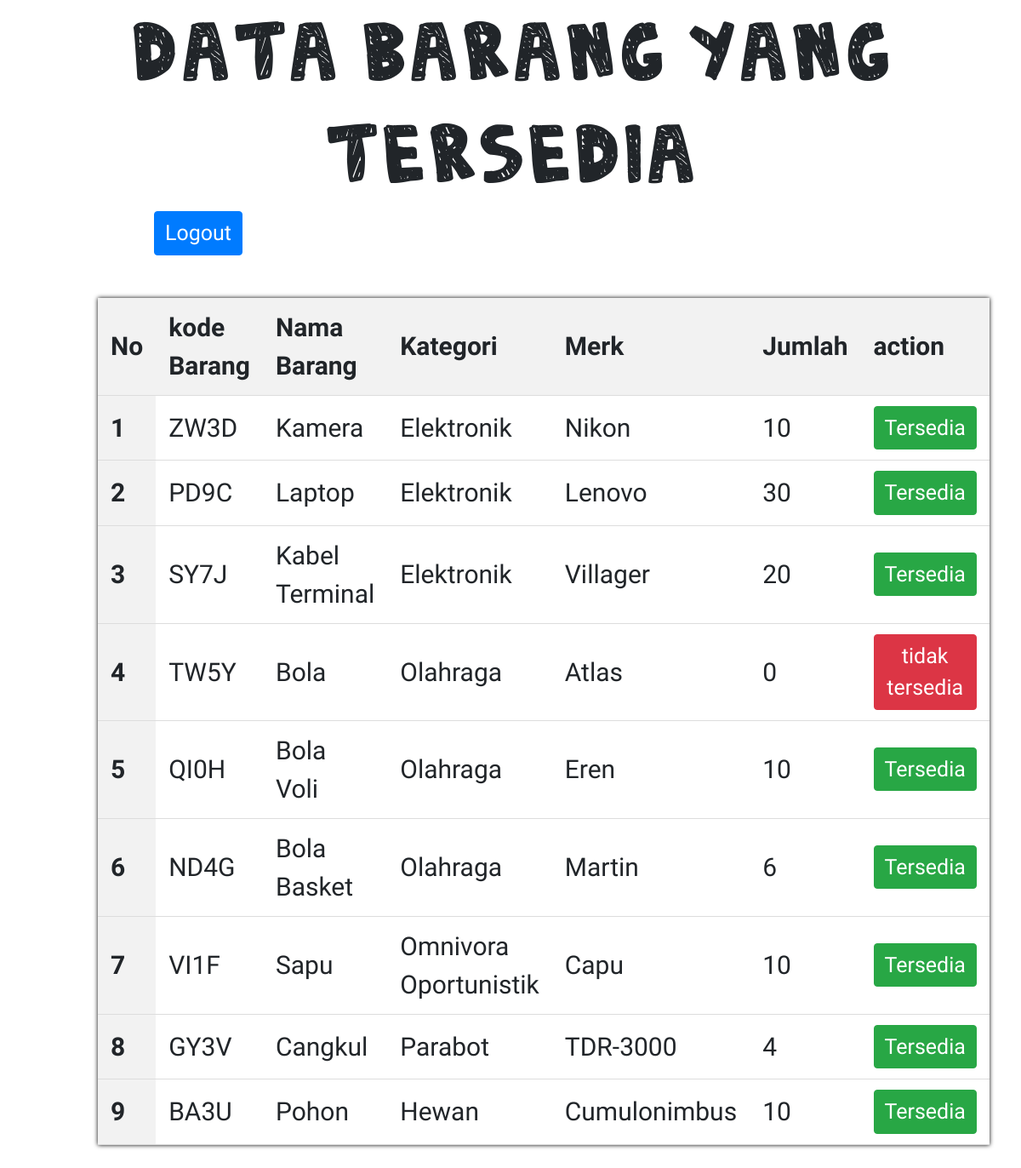
The page /user.php (signed in) on the database its author committed.
### tables this page shows
CREATE TABLE `barang` (
  `id` int(11) NOT NULL,
  `kode_barang` varchar(255) NOT NULL,
  `nama_barang` varchar(255) NOT NULL,
  `kategori` varchar(255) NOT NULL,
  `merk` varchar(255) NOT NULL,
  `jumlah` int(11) NOT NULL
);

### database.php (called while the page is built, shortened)
<?php
$koneksi = mysqli_connect(DB_HOST, DB_USER, DB_PASS, DB_NAME) or die("Gagal terhubung dengan Database: " . mysqli_error($dbconnect));
function tampildata($query)
{
    global $koneksi;
    $hasil = mysqli_query($koneksi, $query);
    $rows = [];
    while ($row = mysqli_fetch_assoc($hasil)) {
        $rows[] = $row;
    }
    return $rows;
}

### user.php (the view, shortened to what this page needs)
<?php
require_once('database.php');
$data = tampildata("SELECT * FROM barang");
$nomor = 0;
?>
<!DOCTYPE html>
<html lang="en">
<head>
    <link href="https://stackpath.bootstrapcdn.com/bootstrap/4.5.2/css/bootstrap.min.css" rel="stylesheet">
    <link rel="stylesheet" href="https://cdn.jsdelivr.net/npm/bootstrap-icons@1.11.3/font/bootstrap-icons.min.css">
</head>
<body>
    <h1>Data Barang Yang Tersedia</h1>
    <header>
        <div class="col-md-3 text-end">
            <a role="button" class="btn btn-primary" href="logout.php">Logout</a>
        </div>
    </header>
    <div class="container">
        <table>
            <thead>
                <tr>
                    <th scope="col">No</th>
                    <th scope="col">kode Barang</th>
                    <th scope="col">Nama Barang</th>
                    <th scope="col">Kategori</th>
                    <th scope="col">Merk</th>
                    <th scope="col">Jumlah</th>
                    <th scope="col">action</th>
                </tr>
            </thead>
            <tbody>
                <?php foreach ($data as $note) : ?>
                    <?php $nomor++; ?>
                    <tr>
                        <th scope="row"><?= $nomor; ?></th>
                        <td><?= $note['kode_barang']; ?></td>
                        <td><?= $note['nama_barang']; ?></td>
                        <td><?= $note['kategori']; ?></td>
                        <td><?= $note['merk']; ?></td>
                        <td><?= $note['jumlah']; ?></td>
                        <td>
                            <?php
                            if ($note['jumlah'] == 0) {
                                echo "
                                                            <button class='btn btn-danger'>tidak tersedia</button>
                                                        ";
                            } else {
                                echo "
                                                            <a class='btn btn-success'>Tersedia</a>
                                                        ";
                            }
                            ?>
                        </td>
                    </tr>
                <?php endforeach; ?>
            </tbody>
        </table>
    </div>
</body>
</html>

### user.php (style rules this page uses)
body { font-family: "Nanum Pen Script", sans-serif; font-size: 30px; margin: 0; padding: 0; }
h1 { font-family: "denne-skets", sans-serif; font-size: 79px; background-size: cover; background-position-y: 400px; position: relative; text-align: center; font-size: 100px; }
.container { margin: 50px auto; width: 100%; max-width: 1000px; }
table { margin-top: 20px; width: 100%; border-collapse: collapse; background-color: rgba(255, 255, 255, 0.8); box-shadow: 0 0 5px rgba(0, 0, 0, 1); }
th, td { padding: 12px 15px; text-align: left; border-bottom: 1px solid #ddd; }
th { background-color: #f2f2f2; font-weight: bold; }
.btn { font-size: 25px; }
header { text-align: right; }

### rows shown on the page
barang: kode_barang "ZW3D", nama_barang "Kamera", kategori "Elektronik", merk "Nikon", jumlah "10", shows "Tersedia"
barang: kode_barang "PD9C", nama_barang "Laptop", kategori "Elektronik", merk "Lenovo", jumlah "30", shows "Tersedia"
barang: kode_barang "SY7J", nama_barang "Kabel Terminal", kategori "Elektronik", merk "Villager", jumlah "20", shows "Tersedia"
barang: kode_barang "TW5Y", nama_barang "Bola", kategori "Olahraga", merk "Atlas", jumlah "0", shows "tidak tersedia"
barang: kode_barang "QI0H", nama_barang "Bola Voli", kategori "Olahraga", merk "Eren", jumlah "10", shows "Tersedia"
barang: kode_barang "ND4G", nama_barang "Bola Basket", kategori "Olahraga", merk "Martin", jumlah "6", shows "Tersedia"
barang: kode_barang "VI1F", nama_barang "Sapu", kategori "Omnivora Oportunistik", merk "Capu", jumlah "10", shows "Tersedia"
barang: kode_barang "GY3V", nama_barang "Cangkul", kategori "Parabot", merk "TDR-3000", jumlah "4", shows "Tersedia"
barang: kode_barang "BA3U", nama_barang "Pohon", kategori "Hewan", merk "Cumulonimbus", jumlah "10", shows "Tersedia"
